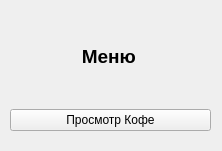
<?xml version="1.0" encoding="UTF-8"?>
<ui version="4.0">
    <class>MainWindow</class>
    <widget class="QMainWindow" name="MainWindow">
        <property name="geometry">
            <rect>
                <x>0</x>
                <y>0</y>
                <width>222</width>
                <height>151</height>
            </rect>
        </property>
        <property name="windowTitle">
            <string>Кафейня</string>
        </property>
        <widget class="QWidget" name="centralwidget">
            <widget class="QWidget" name="verticalLayoutWidget">
                <property name="geometry">
                    <rect>
                        <x>10</x>
                        <y>10</y>
                        <width>201</width>
                        <height>121</height>
                    </rect>
                </property>
                <layout class="QVBoxLayout" name="verticalLayout">
                    <item>
                        <widget class="QLabel" name="label">
                            <property name="text">
                                <string>&lt;html&gt;&lt;head/&gt;&lt;body&gt;&lt;p align=&quot;center&quot;&gt;&lt;span
                                    style=&quot; font-size:14pt; font-weight:600;&quot;&gt;Меню&lt;/span&gt;&lt;/p&gt;&lt;/body&gt;&lt;/html&gt;
                                </string>
                            </property>
                        </widget>
                    </item>
                    <item>
                        <widget class="QPushButton" name="pushButton">
                            <property name="text">
                                <string>Просмотр Кофе</string>
                            </property>
                        </widget>
                    </item>
                </layout>
            </widget>
        </widget>
    </widget>
    <resources/>
    <connections/>
</ui>
